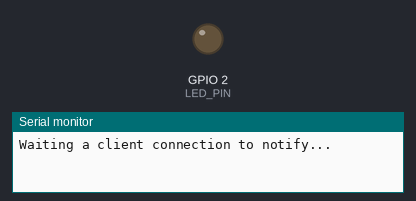
This sketch was run on a simulated ESP32. On the bench: output pins drawn as LEDs (lit = HIGH), the last lines printed to the serial monitor. Nothing arrives over Bluetooth unless stated; a phone connects over Bluetooth LE 3 s after start.

Above: at 1.5 s.
At 5.5 s:
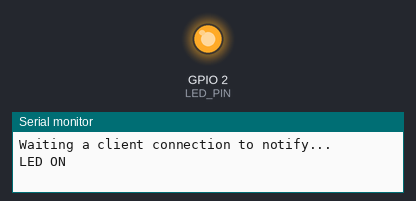
Timing chart, 0 to 13.0 s (numbered marks = the images above):
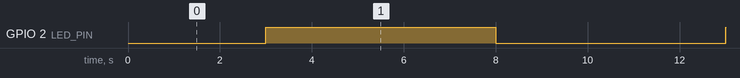

Measured:
- by itself, GPIO 2 (LED_PIN): alternates HIGH for 5.0 s and LOW for 5.0 s

The sketch:

assign2_2.ino
```cpp
/*
    Video: https://www.youtube.com/watch?v=oCMOYS71NIU
    Based on Neil Kolban example for IDF: https://github.com/nkolban/esp32-snippets/blob/master/cpp_utils/tests/BLE%20Tests/SampleNotify.cpp
    Ported to Arduino ESP32 by Evandro Copercini
    updated by chegewara

   Create a BLE server that, once we receive a connection, will send periodic notifications.
   The service advertises itself as: 4fafc201-1fb5-459e-8fcc-c5c9c331914b
   And has a characteristic of: beb5483e-36e1-4688-b7f5-ea07361b26a8

   The design of creating the BLE server is:
   1. Create a BLE Server
   2. Create a BLE Service
   3. Create a BLE Characteristic on the Service
   4. Create a BLE Descriptor on the characteristic
   5. Start the service.
   6. Start advertising.

   A connect handler associated with the server starts a background task that performs notification
   every couple of seconds.
*/

#include <BLEDevice.h>
#include <BLEServer.h>
#include <BLEUtils.h>
#include <BLE2902.h>

BLEServer *pServer = NULL;
BLECharacteristic *pCharacteristic = NULL;
bool deviceConnected = false;
bool oldDeviceConnected = false;

#define SERVICE_UUID        "4fafc201-1fb5-459e-8fcc-c5c9c331914b"
#define CHARACTERISTIC_UUID "beb5483e-36e1-4688-b7f5-ea07361b26a8"
#define LED_PIN 2

class MyServerCallbacks : public BLEServerCallbacks {
  void onConnect(BLEServer *pServer) {
    deviceConnected = true;
  };

  void onDisconnect(BLEServer *pServer) {
    deviceConnected = false;
  }
};

void setup() {
  pinMode(LED_PIN, OUTPUT);
  Serial.begin(115200);

  // Create the BLE Device
  BLEDevice::init("Harsha");

  // Create the BLE Server
  pServer = BLEDevice::createServer();
  pServer->setCallbacks(new MyServerCallbacks());

  // Create the BLE Service
  BLEService *pService = pServer->createService(SERVICE_UUID);

  // Create a BLE Characteristic
  pCharacteristic = pService->createCharacteristic(
    CHARACTERISTIC_UUID,
    BLECharacteristic::PROPERTY_READ | BLECharacteristic::PROPERTY_WRITE | BLECharacteristic::PROPERTY_NOTIFY | BLECharacteristic::PROPERTY_INDICATE
  );

  // Create a BLE Descriptor
  pCharacteristic->addDescriptor(new BLE2902());

  // Start the service
  pService->start();

  // Start advertising
  BLEAdvertising *pAdvertising = BLEDevice::getAdvertising();
  pAdvertising->addServiceUUID(SERVICE_UUID);
  pAdvertising->setScanResponse(false);
  pAdvertising->setMinPreferred(0x0);
  BLEDevice::startAdvertising();
  Serial.println("Waiting a client connection to notify...");
}

void loop() {
  if (deviceConnected) {
    digitalWrite(LED_PIN, HIGH);
    Serial.println("LED ON");
    delay(5000);  // added a delay to make the LED visible

    // notify changed value
    String valueStr = "on";
    pCharacteristic->setValue((uint8_t*)valueStr.c_str(), valueStr.length());
    pCharacteristic->notify();
    delay(3);

    digitalWrite(LED_PIN, LOW);
    Serial.println("LED OFF");
    delay(5000);  // added a delay to make the LED visible

    // notify changed value
    String valueStr2 = "off";
    pCharacteristic->setValue((uint8_t*)valueStr2.c_str(), valueStr2.length());
    pCharacteristic->notify();
    delay(3);
  }

  // disconnecting
  if (!deviceConnected && oldDeviceConnected) {
    delay(500);
    pServer->startAdvertising();
    Serial.println("start advertising");
    oldDeviceConnected = deviceConnected;
  }
  // connecting
  if (deviceConnected &&!oldDeviceConnected) {
    // do stuff here on connecting
    oldDeviceConnected = deviceConnected;
  }
}
```
